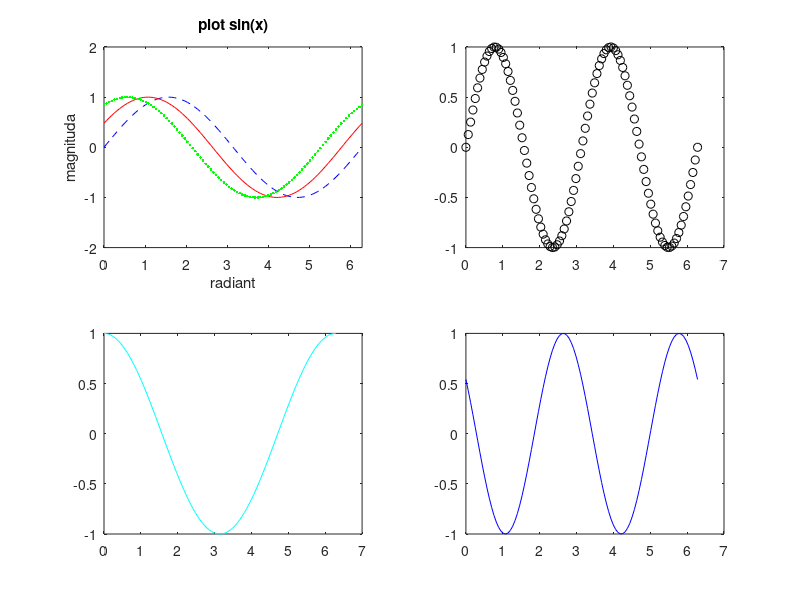

Here is the MATLAB script that generated this plot:
clear, clc

x = linspace(0, 2*pi, 100);
y1 = sin(x);
y2 = sin(x + .5);
y3 = sin(x + 1);
y5 = sin(2*x)
y4 = cos(x);
y6 = cos(2*x + 1)

% % plot single line
% figure(1)
% plot(x,y1)
% 
% % plot multilines
% figure(2)
% plot(x,y1, x,y4)
% 
% % plot multi lines dengan warna custom
% figure(3)
% plot(x,y1,'b', x,y2,'y', x,y3,'g');

% plot multi lines dengan warna dan tipe garis
% figure(4)
subplot(2, 2, 1)
plot(x,y1,'b--', x,y2,'r-', x,y3,'g:.');
axis([0 2*pi -2 2]);
title('plot sin(x)');
xlabel('radiant');
ylabel('magnituda');



% SUB PLOT
% hold on

subplot(2, 2, 2)
plot(x, y5, 'ko')
subplot(2, 2, 3)
plot(x, y4, 'c-')
subplot(2, 2, 4)
plot(x, y6, 'Color', [0 0 1])

% hold off















